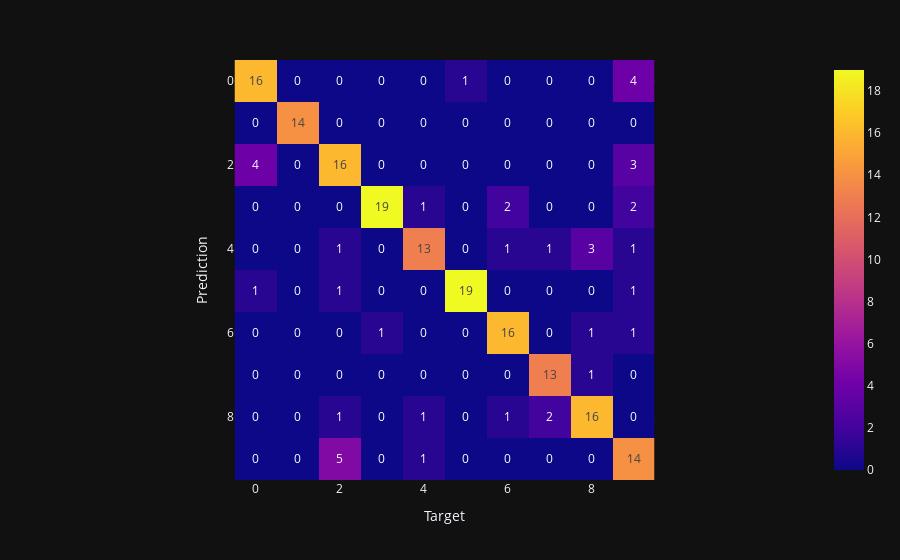

Notebook code for this chart:
### Code cell
forest_y_test = forest_model.predict(X_test)

@score_for('Random Forest', 'test')
@time_for('Random Forest', 'test')
def test_forest():
    return f1_score(forest_y_test, y_test, average='macro')

print(
    "F1-мера для тестовых данных с помощью "
    "RandomForestClassifier:", test_forest(),
)
draw_conf_matrix(y_test, forest_y_test)

### Figure 1 — Plotly figure (JSON) as saved in the notebook; plotly's stock layout.template omitted (floating-point values rounded to 4 significant figures)
{"data": [{"coloraxis": "coloraxis", "name": "0", "texttemplate": "%{z}", "z": [[16, 0, 0, 0, 0, 1, 0, 0, 0, 4], [0, 14, 0, 0, 0, 0, 0, 0, 0, 0], [4, 0, 16, 0, 0, 0, 0, 0, 0, 3], [0, 0, 0, 19, 1, 0, 2, 0, 0, 2], [0, 0, 1, 0, 13, 0, 1, 1, 3, 1], [1, 0, 1, 0, 0, 19, 0, 0, 0, 1], [0, 0, 0, 1, 0, 0, 16, 0, 1, 1], [0, 0, 0, 0, 0, 0, 0, 13, 1, 0], [0, 0, 1, 0, 1, 0, 1, 2, 16, 0], [0, 0, 5, 0, 1, 0, 0, 0, 0, 14]], "type": "heatmap", "xaxis": "x", "yaxis": "y", "hovertemplate": "x: %{x}<br>y: %{y}<br>color: %{z}<extra></extra>"}], "layout": {"xaxis": {"anchor": "y", "domain": [0.0, 1.0], "scaleanchor": "y", "constrain": "domain", "title": {"text": "Target"}}, "yaxis": {"anchor": "x", "domain": [0.0, 1.0], "autorange": "reversed", "constrain": "domain", "title": {"text": "Prediction"}}, "coloraxis": {"colorscale": [[0.0, "#0d0887"], [0.1111, "#46039f"], [0.2222, "#7201a8"], [0.3333, "#9c179e"], [0.4444, "#bd3786"], [0.5556, "#d8576b"], [0.6667, "#ed7953"], [0.7778, "#fb9f3a"], [0.8889, "#fdca26"], [1.0, "#f0f921"]]}, "margin": {"t": 60}}}
